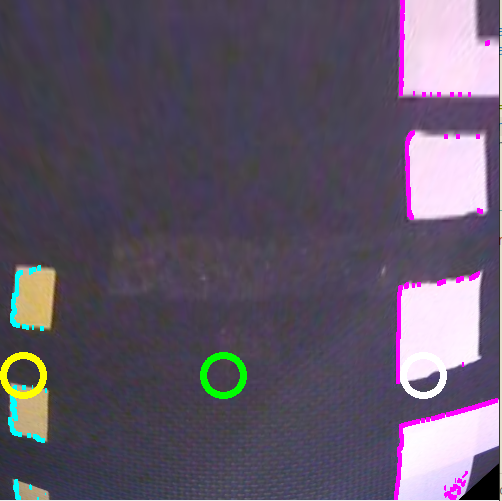
#> input picture tests/test_parking.png, 502 x 501 px
$ jupyter execute parking_detection.ipynb   (older library calls are emulated)
#> lines starting #> are read from the running program, lines starting #| are printed output that depends on the picture; after the words box and inside, x2 and y2 are one past the last pixel; in counts of white or black regions, pixels touching at a corner belong together
[cell 1]
import cv2
import numpy as np
import matplotlib.pyplot as plt

[cell 2]
img = cv2.imread('test_parking.png')[:,:470]
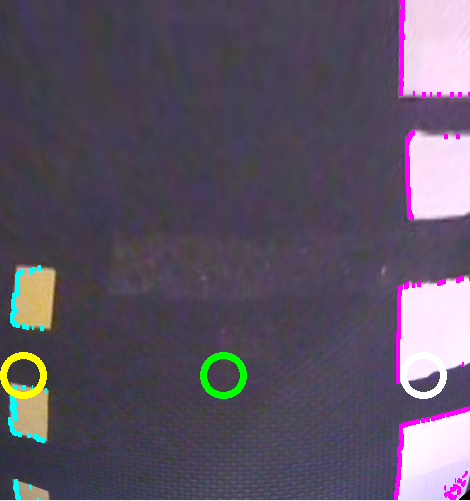
#> img: shape (501, 470, 3); mean B, G, R 101, 84.1, 93.5
#img = cv2.imread('test_duckies_2.png')
img = cv2.cvtColor(img,cv2.COLOR_BGR2RGB)
hsv = cv2.cvtColor(img,cv2.COLOR_BGR2HSV)
#> hsv: shape (501, 470, 3); mean H, S, V 149.8, 56.2, 104.6

plt.imshow(img)

[cell 3]
mask = cv2.inRange(hsv,
                           (0,0, 150),
                           (255,50,255))
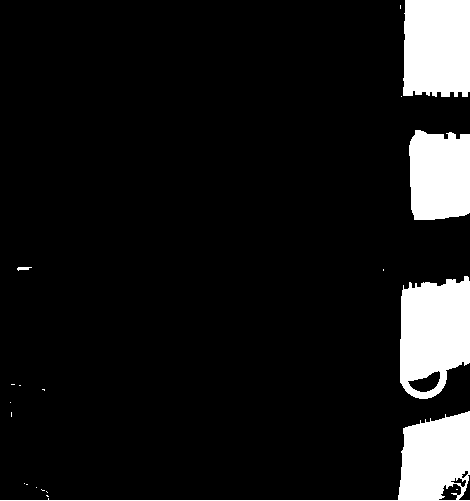
#> mask: shape (501, 470); 10% white; 20 white regions (15 under 20 px), largest, box (x1, y1, x2, y2) and area: (400, 276, 470, 399) 6697, (403, 0, 470, 97) 6244, (0, 411, 470, 501) 5571, (409, 130, 470, 220) 5006, (17, 267, 32, 271) 39
plt.imshow(mask)

[cell 4]
mask = cv2.GaussianBlur(mask, (0,0), 1.3, 1.3)
grad = cv2.Sobel(mask, cv2.CV_16S, 1, 0, ksize=5, scale=1, delta=0, borderType=cv2.BORDER_DEFAULT)
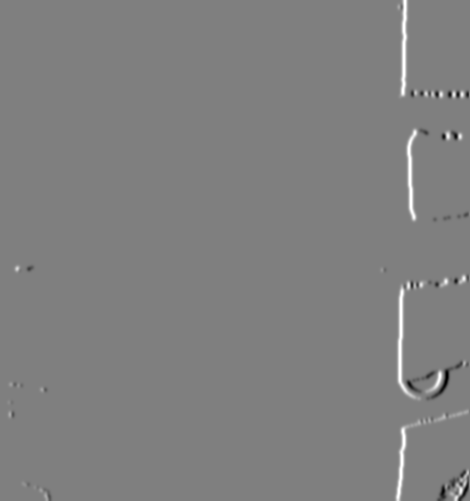
#> grad: shape (501, 470) int16; min -7878, max 7886, mean 45.5; drawn with min black and max white
_,th1 = cv2.threshold(grad,127,255,cv2.THRESH_BINARY)
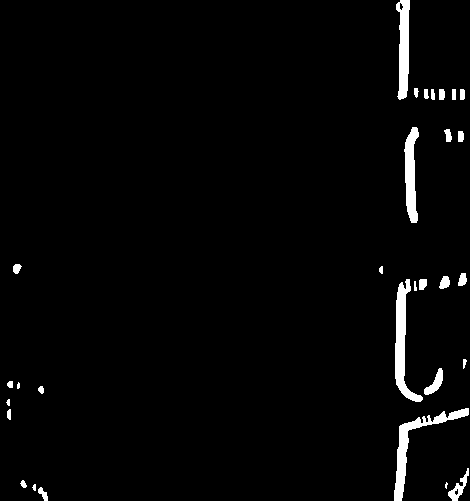
#> th1: shape (501, 470) int16; 2.5% white; 30 white regions (2 under 20 px), largest, box (x1, y1, x2, y2) and area: (395, 279, 423, 402) 1222, (394, 408, 469, 501) 1185, (396, 0, 410, 100) 955

plt.imshow(th1)

[cell 5]
def detet_parking(th):
    idx = np.where(th != 0)
#> idx = 5824 positions, rows 0 to 500, columns 6 to 468
    y_prev = 0
    gap = 0
    for y in idx[0]:
        if y - y_prev > 10:
            gap += 1

        y_prev = y
#> this loop made 5824 passes
#> gap on passes 1231, 2263: 1, 2
#> (y, y_prev) on passes 2 to 7: (0, 0), (0, 0), (0, 0), (0, 0), (0, 0), (0, 0)
#> after the loop, gap = 2

    if gap >= 2:
        return True

    return False

detet_parking(th1)
#> Out = True

$ run again, with tests/test_duckies_2.png copied over tests/test_parking.png
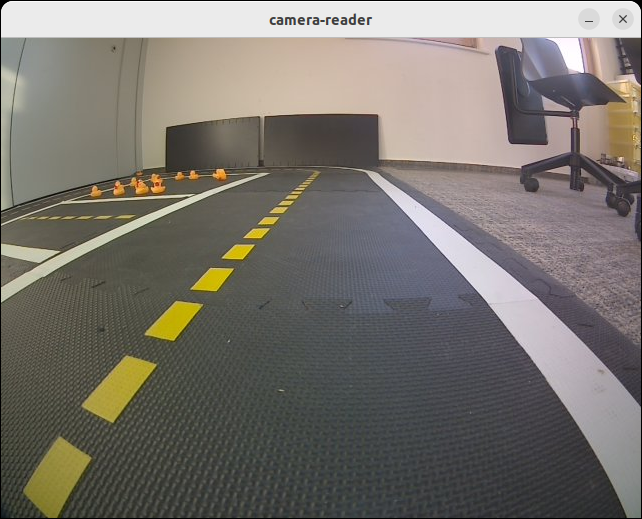
#> input picture tests/test_duckies_2.png, 642 x 519 px
#> hsv: shape (519, 470, 3); mean H, S, V 72.3, 35.6, 119.4
#> `mask = cv2.inRange(hsv, (0,0, 150), (255,50,255))`:
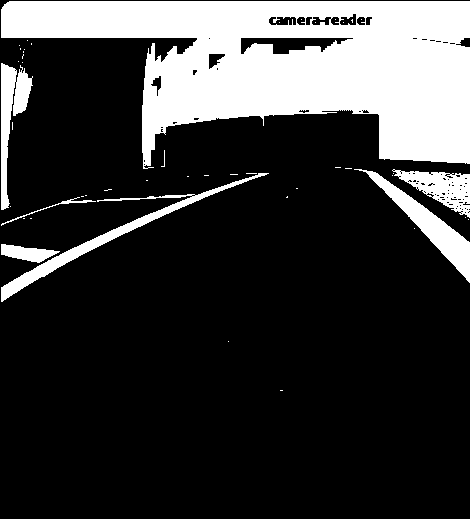
#> mask: shape (519, 470); 22.5% white; 47 white regions (39 under 20 px), largest, box (x1, y1, x2, y2) and area: (1, 1, 470, 169) 45089, (1, 173, 269, 302) 2579, (354, 169, 470, 283) 2535
#> `_,th1 = cv2.threshold(grad,127,255,cv2.THRESH_BINARY)`:
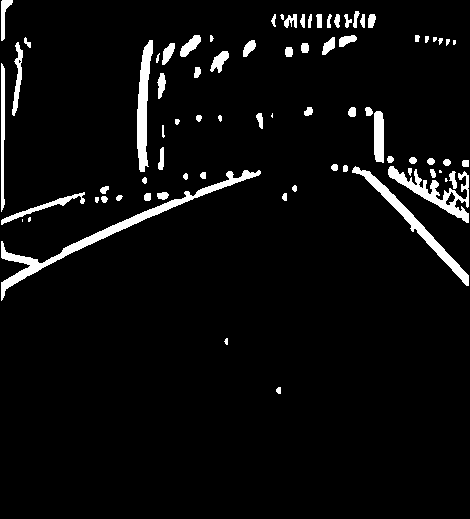
#> th1: shape (519, 470) int16; 4.9% white; 77 white regions (8 under 20 px), largest, box (x1, y1, x2, y2) and area: (1, 170, 261, 301) 2415, (352, 166, 469, 286) 1377, (388, 166, 469, 223) 1288
#> idx = 11976 positions, rows 0 to 393, columns 1 to 468
#> the loop in detet_parking, `for y in idx[0]:` made 11976 passes
#> (y, y_prev) on passes 2 to 4: (0, 0), (0, 0), (0, 0)
#> after the loop in detet_parking, `for y in idx[0]:`: gap = 2
#> Out = True
